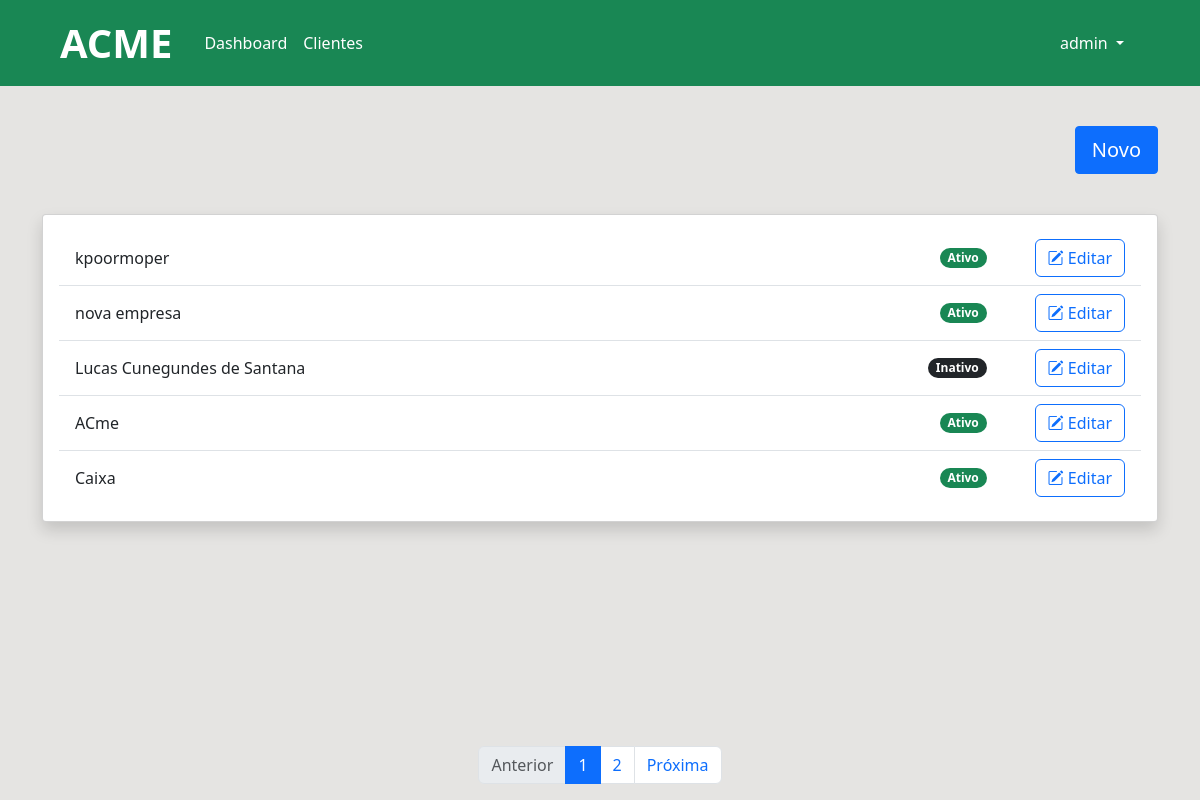
Before: / (signed in) with the older database file.
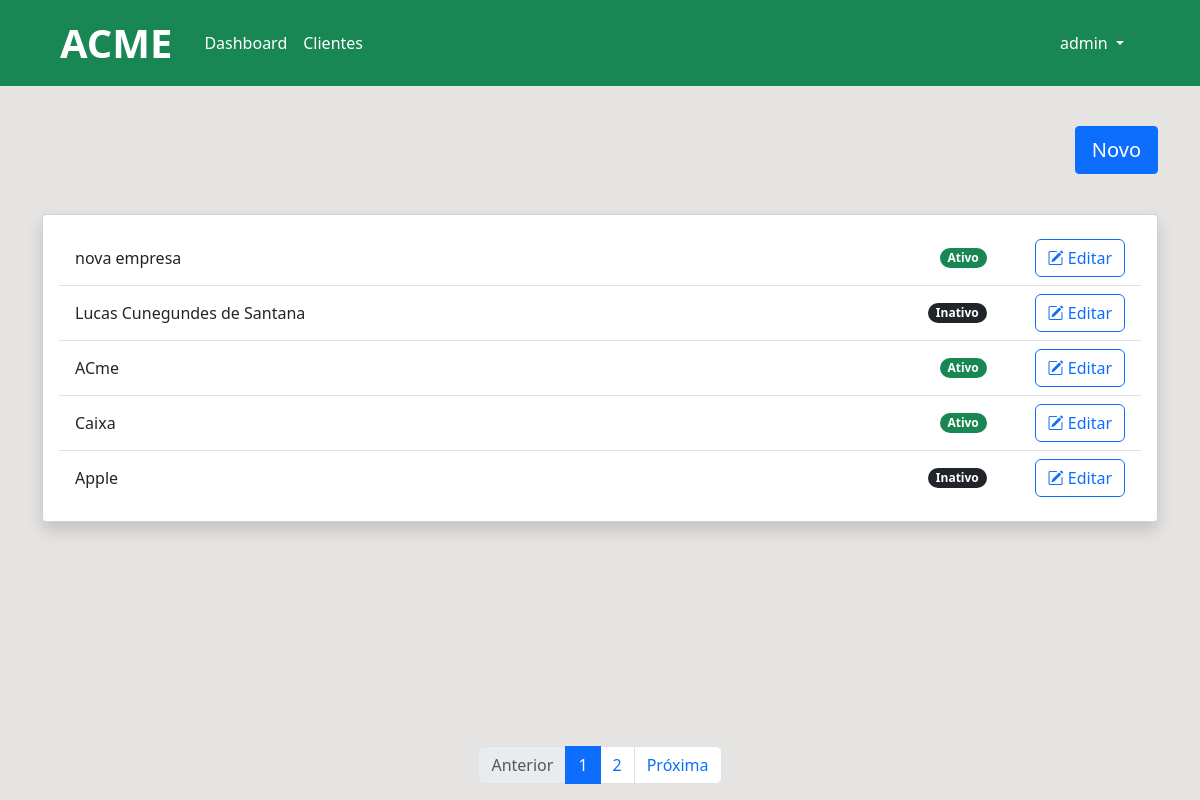
After: the same page with the newer database file.
### dashboard/models.py (models this page shows, shortened)
class Empresas(models.Model):
    STATUS = (
        ('Inativo', 'Inativo'),
        ('Ativo', 'Ativo'),
    )
    name = models.CharField(max_length=300)
    Cnpj = models.TextField()
    active = models.CharField(
        max_length=8,
        choices=STATUS,
        default='Inativo'
    )
    created_at = models.DateTimeField(auto_now_add=True)
    updated_at = models.DateTimeField(auto_now=True)

### dashboard/views.py (the view)
# urls.py: path('', views.dashboard, name='dashboard'),
@login_required
def dashboard(request):
    empresas_list = Empresas.objects.all().order_by('-created_at')
    paginator = Paginator(empresas_list, 5)
    page = request.GET.get('page')
    empresas = paginator.get_page(page)
    return render(request, 'dashboard/dashboard.html', {'empresas': empresas})

### dashboard/templates/dashboard/dashboard.html (shortened to what this page needs)
{% extends 'base.html' %}
{% block content %}
<div class="container d-flex flex-column justify-content-center align-items-end">
    <div class="align-self-end mb-3">
      <a href="/novaempresa/">
        <button class="btn btn-primary btn-lg rounded-1 mb-4 mt-3" type="submit">Novo</button>
      </a>
    </div>
    <div class="d-flex flex-column w-100">
      <div class="card mb-3 shadow ms-auto rounded-1 flex-grow-1" style="width: 100%;">
        <div class="card-body">
          <ul class="list-group list-group-flush">
            {% for empresa in empresas %}
            <li class="list-group-item d-inline-flex align-items-center gap-5">
              <p class="flex-grow-1 mb-0">
                {{empresa.name}}
              </p>
              {% if empresa.active == 'Ativo' %}
              <span class="badge rounded-pill bg-success">{{empresa.active}}</span>
              {% else %}
              <span class="badge rounded-pill bg-dark">{{empresa.active}}</span>
              {% endif %}
              <a href = "/viewempresa/{{empresa.id}}">
                <button class="btn btn-outline-primary" type="submit">
                  <i class="bi bi-pencil-square"></i>
                  Editar
                </button>
              </a>
            </li>
            {% endfor %}
          </ul>
        </div>
      </div>
      <div class="d-flex justify-content-center align-items-center fixed-bottom flex-shrink-0 mt-3">
        <nav aria-label="Page navigation example">
          <ul class="pagination">
            {% if empresas.has_previous %}
            <li class="page-item"><a class="page-link" href="?page={{ empresas.previous_page_number }}">Anterior</a></li>
            {% else %}
            <li class="page-item disabled"><span class="page-link">Anterior</span></li>
            {% endif %}
            {% for i in empresas.paginator.page_range %}
            {% if empresas.number == i %}
            <li class="page-item"><a class="page-link active" href="?page={{ i }}">{{ i }}</a></li>
            {% elif i > empresas.number|add:'-3' and i < empresas.number|add:'3' %}
            <li class="page-item"><a class="page-link" href="?page={{ i }}">{{ i }}</a></li>
            {% endif %}
            {% endfor %}
            {% if empresas.has_next %}
            <li class="page-item"><a class="page-link" href="?page={{ empresas.next_page_number }}">Próxima</a></li>
            {% else %}
            <li class="page-item disabled"><span class="page-link">Próxima</span></li>
            {% endif %}
          </ul>
        </nav>
      </div>
    </div>
  </div>
{% endblock %}

Changed rows visible on the page:
removed Empresas: name "kpoormoper", active "Ativo"
now on this page (row unchanged): Empresas: name "Apple", active "Inativo"
